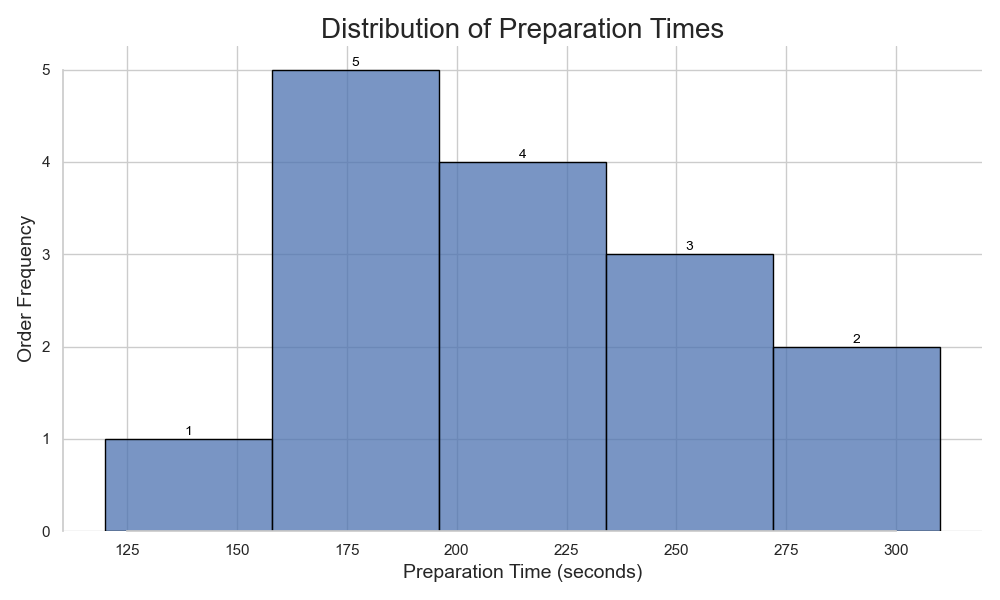

The script that drew this image:

import seaborn as sns
import pandas as pd
import matplotlib.pyplot as plt

# Your data supplied as a list of dictionaries
data = [
    {'OrderID': 1, 'Preparation Time': 180},
    {'OrderID': 2, 'Preparation Time': 240},
    {'OrderID': 3, 'Preparation Time': 200},
    {'OrderID': 4, 'Preparation Time': 310},
    {'OrderID': 5, 'Preparation Time': 120},
    {'OrderID': 6, 'Preparation Time': 165},
    {'OrderID': 7, 'Preparation Time': 185},
    {'OrderID': 8, 'Preparation Time': 260},
    {'OrderID': 9, 'Preparation Time': 210},
    {'OrderID': 10, 'Preparation Time': 195},
    {'OrderID': 11, 'Preparation Time': 225},
    {'OrderID': 12, 'Preparation Time': 235},
    {'OrderID': 13, 'Preparation Time': 280},
    {'OrderID': 14, 'Preparation Time': 230},
    {'OrderID': 15, 'Preparation Time': 190}
]

# Convert the list of dictionaries to a pandas DataFrame
df = pd.DataFrame(data)

# Set a style
sns.set_style("whitegrid")

# Create a color palette
palette = sns.color_palette("coolwarm", n_colors=len(data))

# Create the histogram with additional aesthetics
plt.figure(figsize=(10, 6))
hist_plot = sns.histplot(data=df, x='Preparation Time', bins=5, kde=False, palette=palette, edgecolor='black')

# Additional customizations
hist_plot.set_title('Distribution of Preparation Times', fontsize=20)
hist_plot.set_xlabel('Preparation Time (seconds)', fontsize=14)
hist_plot.set_ylabel('Order Frequency', fontsize=14)

# Annotate each bar with the count
for p in hist_plot.patches:
    hist_plot.annotate(f'{int(p.get_height())}', (p.get_x() + p.get_width() / 2., p.get_height()),
                       ha='center', va='center', fontsize=10, color='black', xytext=(0, 5),
                       textcoords='offset points')

# Finalize the plot
sns.despine(trim=True)
plt.tight_layout()

# Show the plot
plt.show()
